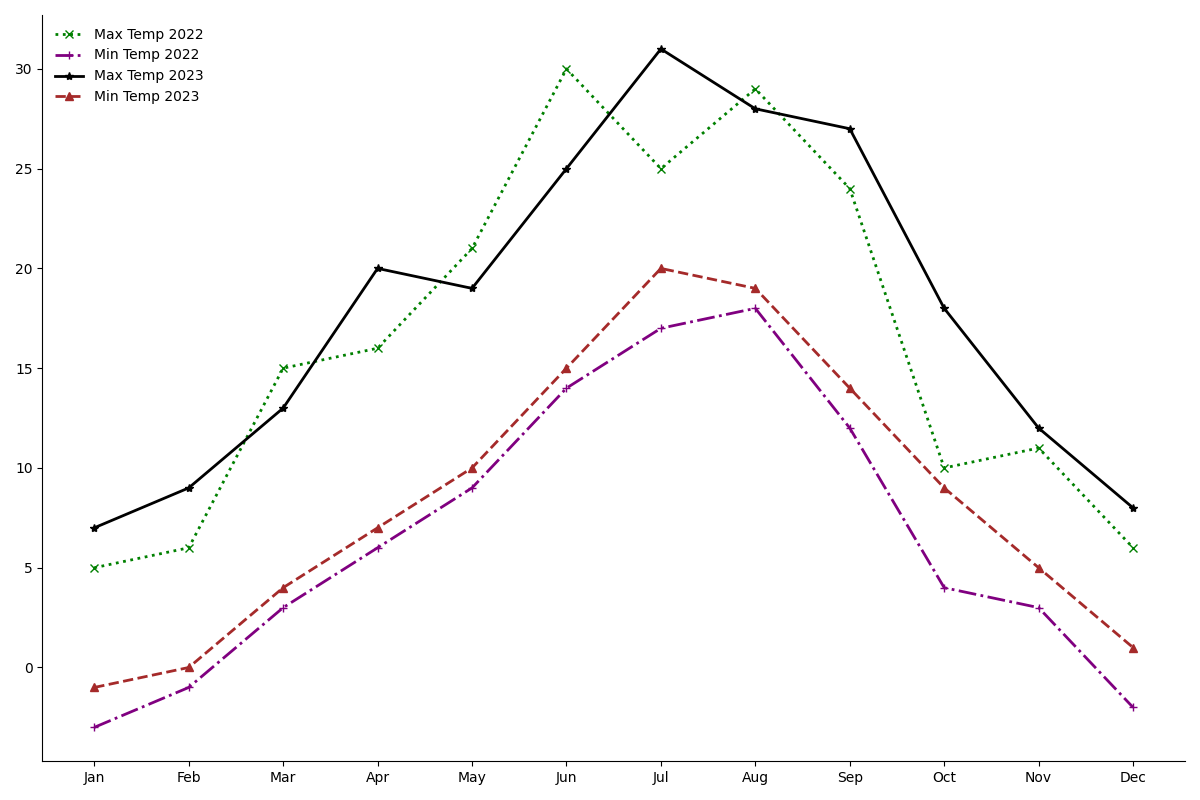

Generate this figure with Python:
import matplotlib.pyplot as plt
import numpy as np

months = np.array(["Jan", "Feb", "Mar", "Apr", "May", "Jun", "Jul", "Aug", "Sep", "Oct", "Nov", "Dec"])

max_temp_2022 = np.array([5, 6, 15, 16, 21, 30, 25, 29, 24, 10, 11, 6])
min_temp_2022 = np.array([-3, -1, 3, 6, 9, 14, 17, 18, 12, 4, 3, -2])
max_temp_2023 = np.array([7, 9, 13, 20, 19, 25, 31, 28, 27, 18, 12, 8])
min_temp_2023 = np.array([-1, 0, 4, 7, 10, 15, 20, 19, 14, 9, 5, 1])

fig, ax = plt.subplots(figsize=(12, 8))

ax.plot(months, max_temp_2022, color='green', marker='x', linestyle=':', linewidth=2)
ax.plot(months, min_temp_2022, color='purple', marker='+', linestyle='-.', linewidth=2)
ax.plot(months, max_temp_2023, color='black', marker='*', linestyle='-', linewidth=2)
ax.plot(months, min_temp_2023, color='brown', marker='^', linestyle='--', linewidth=2)

ax.grid(visible=False)

ax.legend(["Max Temp 2022", "Min Temp 2022", "Max Temp 2023", "Min Temp 2023"], loc='upper left', frameon=False)

ax.spines['top'].set_visible(False)
ax.spines['right'].set_visible(False)

plt.tight_layout()
plt.show()
